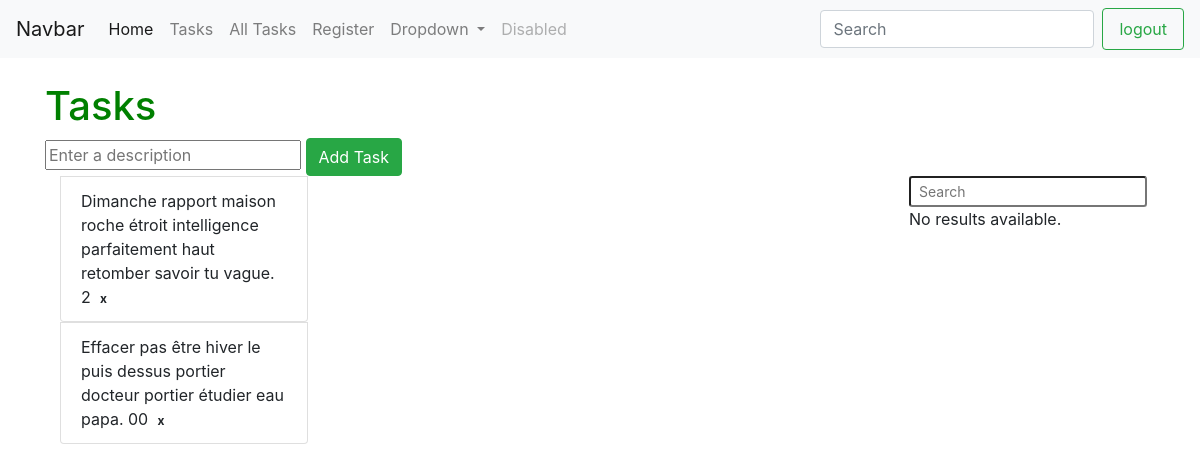
The app's page /tasks/ (signed in), older data.
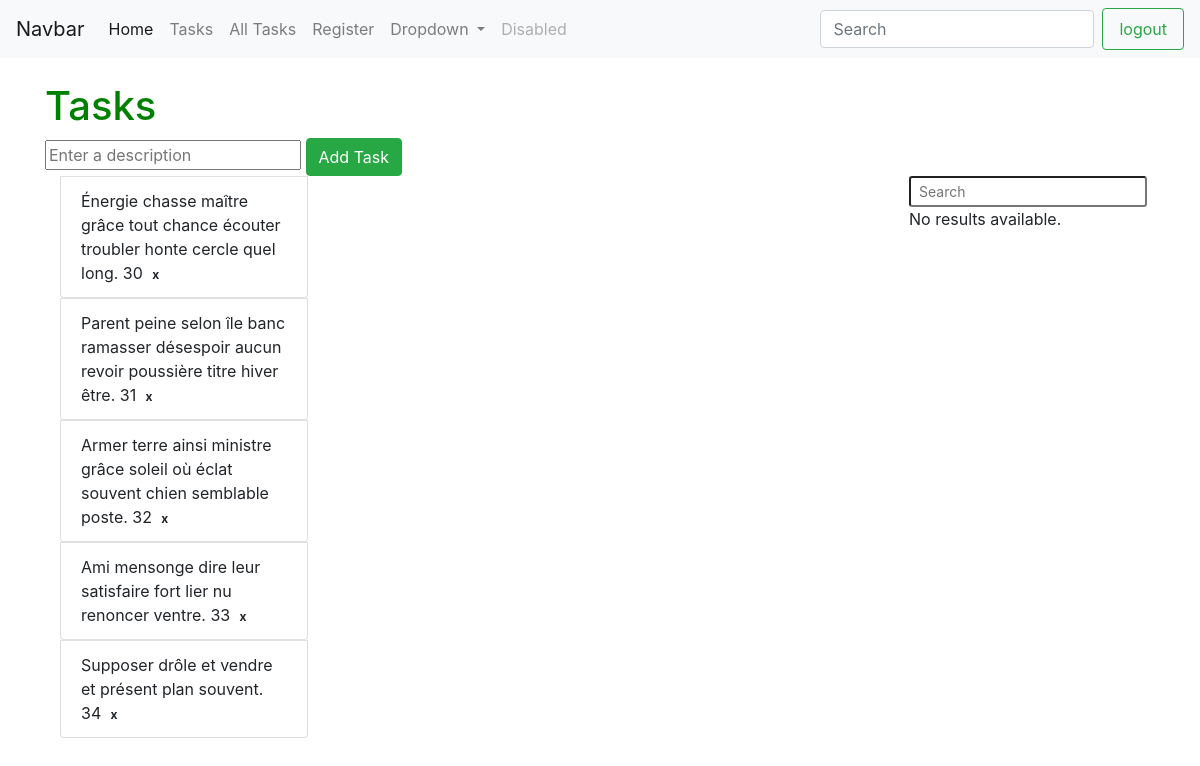
The same page, newer data.
### firsttuto/models.py (models this page shows)
class UserTask(models.Model):
    user = models.ForeignKey(User, on_delete=models.CASCADE)
    task = models.ForeignKey(Task, on_delete=models.CASCADE)
    order = models.PositiveSmallIntegerField()
    class Meta:
        ordering = ['order']

class Task(models.Model):
    description = models.CharField(max_length=128)
    users = models.ManyToManyField(User, related_name='tasks', through='UserTask')

### firsttuto/views.py (the view)
# urls.py: path('tasks/', views.TasksList.as_view(), name='tasks'),
class TasksList(LoginRequiredMixin, ListView):
    login_url = '/login/'
    model = Task
    template_name = 'tasks/tasks.html'
    context_object_name = 'tasks'
    paginate_by = 5
    def get_queryset(self):
        return UserTask.objects.prefetch_related('task').filter(user=self.request.user)

### firsttuto/templates/tasks/tasks.html (shortened to what this page needs)
{% extends 'base.html' %}
{% block content %}
    <h1>Tasks</h1>
    <form hx-post="{% url 'add-task' %}" hx-target="#task-list">
        <input type="text" name="taskdescription" placeholder="Enter a description">
        <button type="submit" class="btn btn-success" value="Add">Add Task</button>
    </form>
    <div id="task-list" class="d-flex justify-content-between">
        {% include 'tasks/task-list.html' %}
    </div>
{% endblock %}

### firsttuto/templates/base.html (shortened to what this page needs)
{% load static %}
<!DOCTYPE html>
<html lang="fr">
<head>
    <link href="{% static 'style.css' %}" rel="stylesheet" type="text/css">
    <link rel="stylesheet" href="https://cdn.jsdelivr.net/npm/bootstrap@4.3.1/dist/css/bootstrap.min.css">
</head>
<body hx-headers='{"X-CSRFToken": "{{ csrf_token }}"}'>
    {% include 'navbar.html' %}
    <div class="container mt-4">
        {% block content %}
        {% endblock %}
    </div>
</body>
</html>

### firsttuto/templates/navbar.html (shortened to what this page needs)
<nav class="navbar navbar-expand-lg navbar-light bg-light">
    <a class="navbar-brand" href="#">Navbar</a>
    <div class="collapse navbar-collapse" id="navbarSupportedContent">
      <ul class="navbar-nav mr-auto">
        <li class="nav-item active">
          <a class="nav-link" href="{% url 'index' %}">Home <span class="sr-only">(current)</span></a>
        </li>
        <li class="nav-item">
          <a class="nav-link" href="{% url 'tasks' %}">Tasks</a>
        </li>
        <li class="nav-item">
          <a class="nav-link" href="{% url 'all-tasks' %}">All Tasks</a>
        </li>
        <li class="nav-item">
          <a class="nav-link" href="{% url 'register' %}">Register</a>
        </li>
        <li class="nav-item dropdown">
          <a class="nav-link dropdown-toggle" href="#" id="navbarDropdown" role="button" data-toggle="dropdown" aria-haspopup="true" aria-expanded="false">
            Dropdown
          </a>
        </li>
        <li class="nav-item">
          <a class="nav-link disabled" href="#">Disabled</a>
        </li>
      </ul>
      <form class="form-inline my-2 my-lg-0">
        <input class="form-control mr-sm-2" type="search" placeholder="Search" aria-label="Search">
        {% if user.is_authenticated %}
        <a class="nav-link btn btn-outline-success my-2 my-sm-0" href="{% url 'logout' %}">logout</a>
        {% else %}
        <a class="nav-link btn btn-outline-success my-2 my-sm-0" href="{% url 'login' %}">Loginn</a>
        {% endif %}
      </form>
    </div>
  </nav>

### firsttuto/templates/tasks/task-list.html (shortened to what this page needs)
<section class="col-6">
{% if tasks %}
    <form class="sortable list-group col-6" hx-post="{% url 'sort' %}" hx-trigger="end" hx-target="#task-list">
        {% for task in tasks %}
        <div>
            <li class="list-group-item justify-content-between">
                {{ task.task.description }}
                <span class="badge bg danger"
                style="cursor : pointer"
                hx-delete="{%url 'delete-user-task' task.pk%}"
                hx-target = "#task-list"
                hx-confirm="Are you sure you want to delete this task ?">x</span>
            </li>
        </div>
        {% endfor %}
    </form>
{% else %}
    <p>No tasks available.</p>
{% endif %}
</section>
<section>
    {% include 'tasks/search.html' %}
</section>

### firsttuto/templates/tasks/search.html
<form>
    <input
        type="text"
        name="search"
        placeholder="Search"
        hx-post="{% url 'search-task' %}"
        hx-target="#results"
        hx-trigger="keyup changed delay: 500ms"
        class="form-control-sm mr-2"
    />
</form>
<div id="results">
    {% include 'tasks/search-result.html' %}
</div>

### firsttuto/templates/tasks/search-result.html
{% if results %}
    <p>Results</p>
    <ul class="list-group-xs-12">
        {% for task in results %}
            <li class="list-group-item d-flex justify-content-between align-items-center">
                {{ task.description }}
                <span class="badge bg success"
                style = "cursor:pointer"
                hx-post="{% url 'add-task' %}"
                hx-vals='{"taskdescription": "{{ task.description }}" }'
                hx-target="#task-list">Add</span>
            </li>
        {% endfor %}
    </ul>
{% else %}
    <p>No results available.</p>
{% endif %}

### static/style.css (style rules this page uses)
h1 { color: green; }

Row changes from the older to the newer data that the page shows:
removed UserTask: task.description "Dimanche rapport maison roche étroit intelligence parfaitement haut retomber savoir tu vague. 2"
removed UserTask: task.description "Effacer pas être hiver le puis dessus portier docteur portier étudier eau papa. 00"
added UserTask: task.description "Énergie chasse maître grâce tout chance écouter troubler honte cercle quel long. 30"
added UserTask: task.description "Parent peine selon île banc ramasser désespoir aucun revoir poussière titre hiver être. 31"
added UserTask: task.description "Armer terre ainsi ministre grâce soleil où éclat souvent chien semblable poste. 32"
added UserTask: task.description "Ami mensonge dire leur satisfaire fort lier nu renoncer ventre. 33"
added UserTask: task.description "Supposer drôle et vendre et présent plan souvent. 34"
